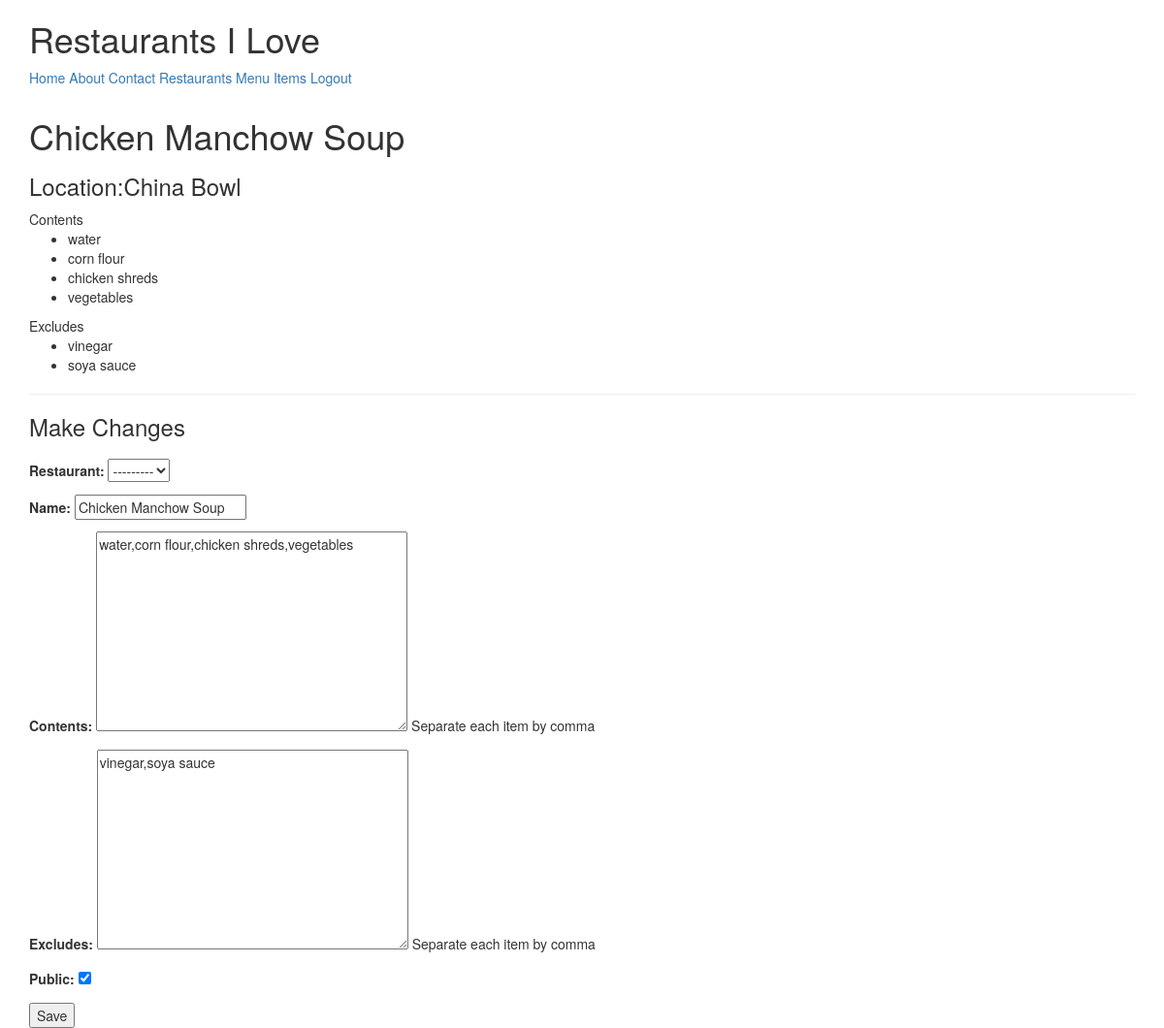
The app's page /items/2/ (signed in) with its own data.
### menus/models.py (models this page shows, shortened)
class Item(models.Model):
    user=models.ForeignKey(settings.AUTH_USER_MODEL)
    restaurant=models.ForeignKey(RestaurantLocation)
    name=models.CharField(max_length=120)
    contents=models.TextField(help_text='Separate each item by comma')
    excludes=models.TextField(blank=True,null=True,help_text='Separate each item by comma')
    public=models.BooleanField(default=True)
    timestamp=models.DateTimeField(auto_now_add=True)
    updated=models.DateTimeField(auto_now=True)
    class Meta:
        ordering=['-updated','-timestamp']
    def get_contents(self):
         return self.contents.split(",")
    def get_excludes(self):
        return self.excludes.split(",")

### restaurants/models.py (models this page shows, shortened)
class RestaurantLocation(models.Model):
    owner=models.ForeignKey(User)
    name=models.CharField(max_length=120)
    location=models.CharField(max_length=120,null=True,blank=True)
    category=models.CharField(max_length=120,null=True,blank=True)
    timestamp=models.DateTimeField(auto_now_add=True)
    updated=models.DateTimeField(auto_now=True)
    slug=models.SlugField(null=True,blank=True)
    objects=RestaurantLocationManager()
    def __str__(self):
        return self.name

### menus/views.py (the view)
# urls.py: url(r'^(?P<pk>\d+)/$', ItemDetailUpdateView.as_view(),name='detail-update'),
class ItemDetailUpdateView(LoginRequiredMixin,UpdateView):
    template_name="menus/update-form.html"
    form_class=ItemForm
    def get_queryset(self):
        return Item.objects.filter(user=self.request.user)

### menus/forms.py
class ItemForm(forms.ModelForm):
    class Meta:
        model=Item
        fields=[
            'restaurant',
            'name',
            'contents',
            'excludes',
            'public'
        ]
    def __init__(self,user=None,*args,**kwargs):
        print(user)
        super(ItemForm,self).__init__(*args,**kwargs)
        self.fields['restaurant'].queryset=RestaurantLocation.objects.filter(owner=user)

### restaurants/models.py (called while the page is built)
    def get_queryset(self):
        return RestaurantLocationQuerySet(self.model,using=self._db)

### menus/templates/menus/update-form.html
{% extends "base.html" %}
{% block content %}
<h1>{{form.instance.name}}</h1>
<h3>Location:{{form.instance.restaurant}}</h3>
{% if form.instance.contents %}
  Contents
  <ul>
  {% for item in form.instance.get_contents %}
  <li> {{item}} </li>
  {% endfor %}
  </ul>
{% endif%}
{% if form.instance.excludes %}
  Excludes
  <ul>
  {% for item in object.get_excludes %}
  <li> {{item}} </li>
  {% endfor %}
  </ul>
  {% endif %}
<hr/>
<h3> Make Changes</h3>
{% include "menus/form.html" with form=form %}
{% endblock content %}

### menus/templates/menus/form.html (shortened to what this page needs)
<form method='POST'> {% csrf_token %}
  {{ form.as_p }}
  <button type='submit'>Save</button>
  </form>

### records on screen
Item: instance.name "Chicken Manchow Soup", instance.restaurant "China Bowl", restaurant "---------", name "Chicken Manchow Soup", contents "water,corn flour,chicken shreds,vegetables", excludes "vinegar,soya sauce", public "☑"

### other values on screen
{{ item }} "water" "corn flour" "chicken shreds" "vegetables"
{{ item }} "vinegar" "soya sauce"
